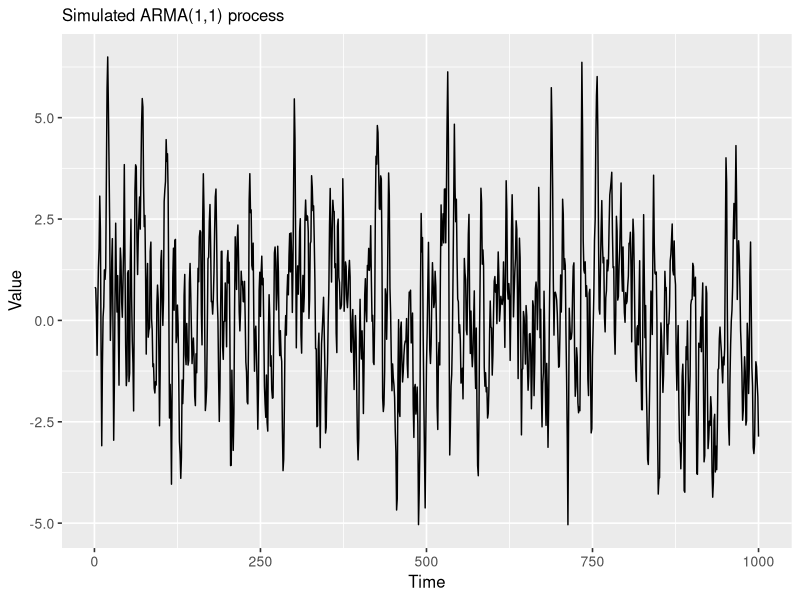

Generate this figure with R:
## =====================================================
## 1. Prepare environment & set working directory
## =====================================================

library(ggplot2)
# stats is part of base R and attached by default, so library(stats)
# is not strictly necessary.

# Set working directory (optional for RStudio users)
if (requireNamespace("rstudioapi", quietly = TRUE) && rstudioapi::isAvailable()) {
  setwd(dirname(rstudioapi::getActiveDocumentContext()$path))
}

## =====================================================
## 2. Simulate an ARMA(1,1) process
## =====================================================

set.seed(12345)  # For reproducibility

n        <- 1000   # Length of the time series
ar_param <- 0.6    # AR(1) parameter
ma_param <- 0.7    # MA(1) parameter

arma11_data <- arima.sim(list(order = c(1, 0, 1), ar = ar_param, ma = ma_param), n = n)

df_arma11 <- data.frame(
  time  = 1:n,
  value = as.numeric(arma11_data)
)

## =====================================================
## 3. Plot and save the simulated ARMA(1,1) series
## =====================================================

p_arma11 <- ggplot(df_arma11, aes(x = time, y = value)) +
  geom_line() +
  labs(title = "Simulated ARMA(1,1) process", x = "Time", y = "Value") +
  theme_gray(base_size = 12) +
  theme(plot.title = element_text(size = 12),
        axis.text = element_text(size = 10))

ggsave("simulated-arma11.png", plot = p_arma11, width = 7, height = 3.5, dpi = 300)
